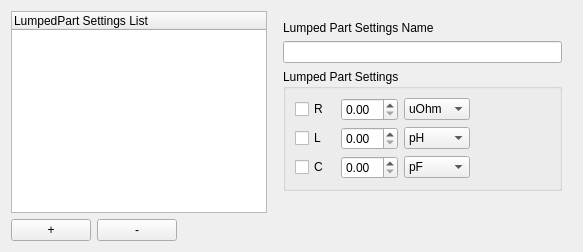
       <widget class="QWidget" name="lumpedPartSettingsTab">
        <attribute name="title">
         <string>Lumped Part</string>
        </attribute>
        <layout class="QHBoxLayout" name="horizontalLayout_19">
         <item>
          <layout class="QVBoxLayout" name="verticalLayout_16">
           <property name="leftMargin">
            <number>0</number>
           </property>
           <property name="topMargin">
            <number>0</number>
           </property>
           <property name="rightMargin">
            <number>0</number>
           </property>
           <property name="bottomMargin">
            <number>0</number>
           </property>
           <item>
            <widget class="QTreeWidget" name="lumpedPartTreeView">
             <column>
              <property name="text">
               <string notr="true">LumpedPart Settings List</string>
              </property>
             </column>
            </widget>
           </item>
           <item>
            <layout class="QHBoxLayout" name="horizontalLayout_20">
             <property name="leftMargin">
              <number>0</number>
             </property>
             <property name="topMargin">
              <number>0</number>
             </property>
             <property name="rightMargin">
              <number>0</number>
             </property>
             <property name="bottomMargin">
              <number>0</number>
             </property>
             <item>
              <widget class="QPushButton" name="lumpedPartSettingsAddButton">
               <property name="text">
                <string>+</string>
               </property>
              </widget>
             </item>
             <item>
              <widget class="QPushButton" name="lumpedPartSettingsRemoveButton">
               <property name="text">
                <string>-</string>
               </property>
              </widget>
             </item>
             <item>
              <spacer name="horizontalSpacer_13">
               <property name="orientation">
                <enum>Qt::Horizontal</enum>
               </property>
               <property name="sizeHint" stdset="0">
                <size>
                 <width>40</width>
                 <height>20</height>
                </size>
               </property>
              </spacer>
             </item>
            </layout>
           </item>
          </layout>
         </item>
         <item>
          <layout class="QVBoxLayout" name="verticalLayout_17">
           <property name="leftMargin">
            <number>10</number>
           </property>
           <property name="topMargin">
            <number>10</number>
           </property>
           <property name="rightMargin">
            <number>10</number>
           </property>
           <property name="bottomMargin">
            <number>10</number>
           </property>
           <item>
            <widget class="QLabel" name="label_26">
             <property name="text">
              <string>Lumped Part Settings Name</string>
             </property>
            </widget>
           </item>
           <item>
            <widget class="QLineEdit" name="lumpedPartSettingsNameInput"/>
           </item>
           <item>
            <widget class="QGroupBox" name="groupBox_5">
             <property name="title">
              <string>Lumped Part Settings</string>
             </property>
             <layout class="QGridLayout" name="gridLayout_5">
              <item row="0" column="0">
               <widget class="QCheckBox" name="lumpedPartREnable">
                <property name="sizePolicy">
                 <sizepolicy hsizetype="Preferred" vsizetype="Fixed">
                  <horstretch>0</horstretch>
                  <verstretch>0</verstretch>
                 </sizepolicy>
                </property>
                <property name="minimumSize">
                 <size>
                  <width>40</width>
                  <height>0</height>
                 </size>
                </property>
                <property name="text">
                 <string>R</string>
                </property>
               </widget>
              </item>
              <item row="2" column="0">
               <widget class="QCheckBox" name="lumpedPartCEnable">
                <property name="sizePolicy">
                 <sizepolicy hsizetype="Preferred" vsizetype="Fixed">
                  <horstretch>0</horstretch>
                  <verstretch>0</verstretch>
                 </sizepolicy>
                </property>
                <property name="minimumSize">
                 <size>
                  <width>40</width>
                  <height>0</height>
                 </size>
                </property>
                <property name="text">
                 <string>C</string>
                </property>
               </widget>
              </item>
              <item row="2" column="1">
               <widget class="QDoubleSpinBox" name="lumpedPartCInput"/>
              </item>
              <item row="0" column="1">
               <widget class="QDoubleSpinBox" name="lumpedPartRInput"/>
              </item>
              <item row="0" column="2">
               <widget class="QComboBox" name="lumpedPartRUnits">
                <item>
                 <property name="text">
                  <string>uOhm</string>
                 </property>
                </item>
                <item>
                 <property name="text">
                  <string>mOhm</string>
                 </property>
                </item>
                <item>
                 <property name="text">
                  <string>Ohm</string>
                 </property>
                </item>
                <item>
                 <property name="text">
                  <string>kOhm</string>
                 </property>
                </item>
                <item>
                 <property name="text">
                  <string>MOhm</string>
                 </property>
                </item>
                <item>
                 <property name="text">
                  <string>GOhm</string>
                 </property>
                </item>
               </widget>
              </item>
              <item row="1" column="2">
               <widget class="QComboBox" name="lumpedPartLUnits">
                <item>
                 <property name="text">
                  <string>pH</string>
                 </property>
                </item>
                <item>
                 <property name="text">
                  <string>nH</string>
                 </property>
                </item>
                <item>
                 <property name="text">
                  <string>uH</string>
                 </property>
                </item>
                <item>
                 <property name="text">
                  <string>mH</string>
                 </property>
                </item>
                <item>
                 <property name="text">
                  <string>H</string>
                 </property>
                </item>
                <item>
                 <property name="text">
                  <string>kH</string>
                 </property>
                </item>
                <item>
                 <property name="text">
                  <string>MH</string>
                 </property>
                </item>
                <item>
                 <property name="text">
                  <string>GH</string>
                 </property>
                </item>
               </widget>
              </item>
              <item row="0" column="4">
               <spacer name="horizontalSpacer_14">
                <property name="orientation">
                 <enum>Qt::Horizontal</enum>
                </property>
                <property name="sizeType">
                 <enum>QSizePolicy::Preferred</enum>
                </property>
                <property name="sizeHint" stdset="0">
                 <size>
                  <width>40</width>
                  <height>20</height>
                 </size>
                </property>
               </spacer>
              </item>
              <item row="2" column="2">
               <widget class="QComboBox" name="lumpedPartCUnits">
                <item>
                 <property name="text">
                  <string>pF</string>
                 </property>
                </item>
                <item>
                 <property name="text">
                  <string>nF</string>
                 </property>
                </item>
                <item>
                 <property name="text">
                  <string>uF</string>
                 </property>
                </item>
                <item>
                 <property name="text">
                  <string>mF</string>
                 </property>
                </item>
                <item>
                 <property name="text">
                  <string>F</string>
                 </property>
                </item>
                <item>
                 <property name="text">
                  <string>kF</string>
                 </property>
                </item>
                <item>
                 <property name="text">
                  <string>MF</string>
                 </property>
                </item>
                <item>
                 <property name="text">
                  <string>GF</string>
                 </property>
                </item>
               </widget>
              </item>
              <item row="1" column="1">
               <widget class="QDoubleSpinBox" name="lumpedPartLInput"/>
              </item>
              <item row="1" column="0">
               <widget class="QCheckBox" name="lumpedPartLEnable">
                <property name="sizePolicy">
                 <sizepolicy hsizetype="Preferred" vsizetype="Fixed">
                  <horstretch>0</horstretch>
                  <verstretch>0</verstretch>
                 </sizepolicy>
                </property>
                <property name="minimumSize">
                 <size>
                  <width>40</width>
                  <height>0</height>
                 </size>
                </property>
                <property name="text">
                 <string>L</string>
                </property>
               </widget>
              </item>
              <item row="0" column="3">
               <spacer name="horizontalSpacer_15">
                <property name="orientation">
                 <enum>Qt::Horizontal</enum>
                </property>
                <property name="sizeType">
                 <enum>QSizePolicy::Preferred</enum>
                </property>
                <property name="sizeHint" stdset="0">
                 <size>
                  <width>40</width>
                  <height>20</height>
                 </size>
                </property>
               </spacer>
              </item>
             </layout>
            </widget>
           </item>
           <item>
            <spacer name="verticalSpacer_9">
             <property name="orientation">
              <enum>Qt::Vertical</enum>
             </property>
             <property name="sizeHint" stdset="0">
              <size>
               <width>20</width>
               <height>40</height>
              </size>
             </property>
            </spacer>
           </item>
          </layout>
         </item>
        </layout>
       </widget>
